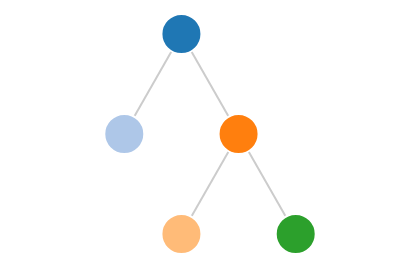

Express this chart as Vega-Lite.
### Vega specification from a JSON file in a GitHub repository (floating-point values rounded to 4 significant figures)
{"$schema": "https://vega.github.io/schema/vega/v4.json", "width": 200, "height": 100, "padding": 5, "signals": [{"name": "method", "value": "tidy", "bind": {"input": "select", "options": ["tidy", "cluster"]}}, {"name": "separation", "value": true, "bind": {"input": "checkbox"}}], "data": [{"name": "tree", "values": [{"id": "A", "parent": null}, {"id": "B", "parent": "A"}, {"id": "C", "parent": "A"}, {"id": "D", "parent": "C"}, {"id": "E", "parent": "C"}], "transform": [{"type": "stratify", "key": "id", "parentKey": "parent"}, {"type": "tree", "method": {"signal": "method"}, "separation": {"signal": "separation"}, "size": [{"signal": "width"}, {"signal": "height"}]}]}, {"name": "links", "source": "tree", "transform": [{"type": "treelinks"}, {"type": "linkpath"}]}], "scales": [{"name": "color", "type": "ordinal", "range": {"scheme": "category20"}}], "marks": [{"type": "path", "from": {"data": "links"}, "encode": {"enter": {"stroke": {"value": "#ccc"}}, "update": {"path": {"field": "path"}}}}, {"type": "symbol", "from": {"data": "tree"}, "encode": {"enter": {"fill": {"scale": "color", "field": "id"}, "stroke": {"value": "white"}, "size": {"value": 400}}, "update": {"x": {"field": "x"}, "y": {"field": "y"}}}}]}
